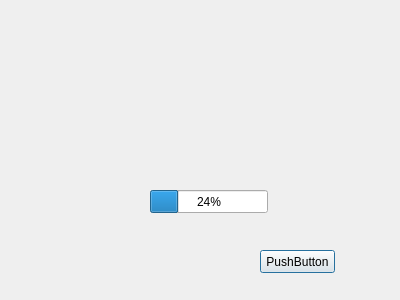
<?xml version="1.0" encoding="UTF-8"?>
<ui version="4.0">
 <class>file_client</class>
 <widget class="QDialog" name="file_client">
  <property name="geometry">
   <rect>
    <x>0</x>
    <y>0</y>
    <width>400</width>
    <height>300</height>
   </rect>
  </property>
  <property name="windowTitle">
   <string>Dialog</string>
  </property>
  <widget class="QProgressBar" name="receive_progress">
   <property name="geometry">
    <rect>
     <x>150</x>
     <y>190</y>
     <width>118</width>
     <height>23</height>
    </rect>
   </property>
   <property name="value">
    <number>24</number>
   </property>
  </widget>
  <widget class="QPushButton" name="close">
   <property name="geometry">
    <rect>
     <x>260</x>
     <y>250</y>
     <width>75</width>
     <height>23</height>
    </rect>
   </property>
   <property name="text">
    <string>PushButton</string>
   </property>
  </widget>
 </widget>
 <resources/>
 <connections/>
</ui>
